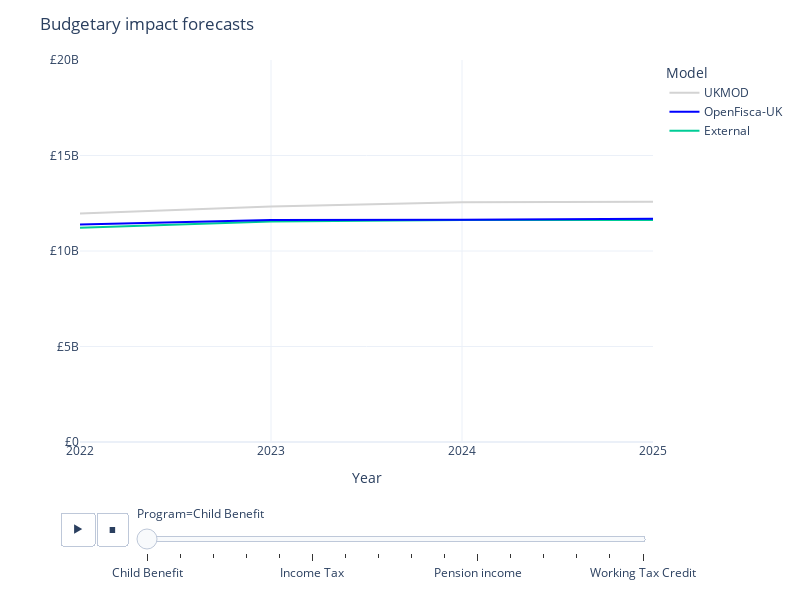

The code cell stored with this chart in its notebook:
### Markdown cell above
### Forecast comparison

### Code cell
def table_to_model_comparison(table):
    df = table.reset_index()
    df.columns = ["Model", "Year"] + list(table.columns)
    return (
        pd.melt(df, id_vars=["Year", "Model"])
        .pivot(index=["Year", "variable"], columns="Model", values="value")
        .reset_index()
        .rename(columns=dict(variable="Program"))
    )


def tables_to_model_comparisons(tables):
    dfs = []
    for key, table in tables.items():
        df = table_to_model_comparison(table)
        df = df.rename(
            columns={
                column: f"{column} {key}"
                if key != "" and column not in ("Year", "Model", "Program")
                else column
                for column in df.columns
            }
        )
        dfs.append(df)
    df = pd.concat(dfs, axis=1)
    df = df.loc[:, ~df.columns.duplicated()]
    return df


def model_forecast_chart(table, title=None, currency=True):
    hovertemplate = ""
    df = table_to_model_comparison(table)
    fig = (
        px.line(
            df,
            animation_frame="Program",
            x="Year",
            y=[EXTERNAL, policyengine_uk, UKMOD],
            color_discrete_map={
                policyengine_uk: "blue",
                UKMOD: "lightgrey",
            },
        )
        .update_layout(
            width=800,
            height=600,
            yaxis_tickprefix="£" if currency else "",
            title=title,
            template="plotly_white",
            legend_title="Model",
            yaxis_title="",
            yaxis_range=(0, 20e9) if currency else (0, 10e6),
            legend_traceorder="reversed",
            xaxis_tickvals=list(range(2022, 2026)),
        )
        .update_traces(hovertemplate=hovertemplate)
    )
    for frame in fig.frames:
        for data in frame.data:
            data.hovertemplate = hovertemplate
    return fig


model_forecast_chart(
    model_validation_table(budgetary_impact, divisor=1, decimals=1),
    title="Budgetary impact forecasts",
)

### Figure 1 — Plotly figure (JSON) as saved in the notebook; plotly's stock layout.template omitted (floating-point values rounded to 4 significant figures)
{"data": [{"hovertemplate": "", "legendgroup": "External", "line": {"color": "#00cc96", "dash": "solid"}, "marker": {"symbol": "circle"}, "mode": "lines", "name": "External", "orientation": "h", "showlegend": true, "type": "scatter", "x": [2022, 2023, 2024, 2025], "xaxis": "x", "y": [11213000000, 11546000000, 11626000000, 11627000000], "yaxis": "y"}, {"hovertemplate": "", "legendgroup": "OpenFisca-UK", "line": {"color": "blue", "dash": "solid"}, "marker": {"symbol": "circle"}, "mode": "lines", "name": "OpenFisca-UK", "orientation": "h", "showlegend": true, "type": "scatter", "x": [2022, 2023, 2024, 2025], "xaxis": "x", "y": [11390000000.0, 11620000000.0, 11640000000.0, 11690000000.0], "yaxis": "y"}, {"hovertemplate": "", "legendgroup": "UKMOD", "line": {"color": "lightgrey", "dash": "solid"}, "marker": {"symbol": "circle"}, "mode": "lines", "name": "UKMOD", "orientation": "h", "showlegend": true, "type": "scatter", "x": [2022, 2023, 2024, 2025], "xaxis": "x", "y": [11963000000, 12331000000, 12547000000, 12579000000], "yaxis": "y"}], "layout": {"height": 600, "legend": {"title": {"text": "Model"}, "tracegroupgap": 0, "traceorder": "reversed"}, "margin": {"t": 60}, "sliders": [{"active": 0, "currentvalue": {"prefix": "Program="}, "len": 0.9, "pad": {"b": 10, "t": 60}, "steps": [{"args": [["Child Benefit"], {"frame": {"duration": 0, "redraw": false}, "fromcurrent": true, "mode": "immediate", "transition": {"duration": 0, "easing": "linear"}}], "label": "Child Benefit", "method": "animate"}, {"args": [["Child Tax Credit"], {"frame": {"duration": 0, "redraw": false}, "fromcurrent": true, "mode": "immediate", "transition": {"duration": 0, "easing": "linear"}}], "label": "Child Tax Credit", "method": "animate"}, {"args": [["Employment income"], {"frame": {"duration": 0, "redraw": false}, "fromcurrent": true, "mode": "immediate", "transition": {"duration": 0, "easing": "linear"}}], "label": "Employment income", "method": "animate"}, {"args": [["Housing Benefit"], {"frame": {"duration": 0, "redraw": false}, "fromcurrent": true, "mode": "immediate", "transition": {"duration": 0, "easing": "linear"}}], "label": "Housing Benefit", "method": "animate"}, {"args": [["Income Support"], {"frame": {"duration": 0, "redraw": false}, "fromcurrent": true, "mode": "immediate", "transition": {"duration": 0, "easing": "linear"}}], "label": "Income Support", "method": "animate"}, {"args": [["Income Tax"], {"frame": {"duration": 0, "redraw": false}, "fromcurrent": true, "mode": "immediate", "transition": {"duration": 0, "easing": "linear"}}], "label": "Income Tax", "method": "animate"}, {"args": [["Income from dividends"], {"frame": {"duration": 0, "redraw": false}, "fromcurrent": true, "mode": "immediate", "transition": {"duration": 0, "easing": "linear"}}], "label": "Income from dividends", "method": "animate"}, {"args": [["JSA (income-based)"], {"frame": {"duration": 0, "redraw": false}, "fromcurrent": true, "mode": "immediate", "transition": {"duration": 0, "easing": "linear"}}], "label": "JSA (income-based)", "method": "animate"}, {"args": [["National Insurance (total)"], {"frame": {"duration": 0, "redraw": false}, "fromcurrent": true, "mode": "immediate", "transition": {"duration": 0, "easing": "linear"}}], "label": "National Insurance (total)", "method": "animate"}, {"args": [["Pension Credit"], {"frame": {"duration": 0, "redraw": false}, "fromcurrent": true, "mode": "immediate", "transition": {"duration": 0, "easing": "linear"}}], "label": "Pension Credit", "method": "animate"}, {"args": [["Pension income"], {"frame": {"duration": 0, "redraw": false}, "fromcurrent": true, "mode": "immediate", "transition": {"duration": 0, "easing": "linear"}}], "label": "Pension income", "method": "animate"}, {"args": [["Rental income"], {"frame": {"duration": 0, "redraw": false}, "fromcurrent": true, "mode": "immediate", "transition": {"duration": 0, "easing": "linear"}}], "label": "Rental income", "method": "animate"}, {"args": [["Savings interest income"], {"frame": {"duration": 0, "redraw": false}, "fromcurrent": true, "mode": "immediate", "transition": {"duration": 0, "easing": "linear"}}], "label": "Savings interest income", "method": "animate"}, {"args": [["Self-employment income"], {"frame": {"duration": 0, "redraw": false}, "fromcurrent": true, "mode": "immediate", "transition": {"duration": 0, "easing": "linear"}}], "label": "Self-employment income", "method": "animate"}, {"args": [["Universal Credit"], {"frame": {"duration": 0, "redraw": false}, "fromcurrent": true, "mode": "immediate", "transition": {"duration": 0, "easing": "linear"}}], "label": "Universal Credit", "method": "animate"}, {"args": [["Working Tax Credit"], {"frame": {"duration": 0, "redraw": false}, "fromcurrent": true, "mode": "immediate", "transition": {"duration": 0, "easing": "linear"}}], "label": "Working Tax Credit", "method": "animate"}], "x": 0.1, "xanchor": "left", "y": 0, "yanchor": "top"}], "title": {"text": "Budgetary impact forecasts"}, "updatemenus": [{"buttons": [{"args": [null, {"frame": {"duration": 500, "redraw": false}, "fromcurrent": true, "mode": "immediate", "transition": {"duration": 500, "easing": "linear"}}], "label": "&#9654;", "method": "animate"}, {"args": [[null], {"frame": {"duration": 0, "redraw": false}, "fromcurrent": true, "mode": "immediate", "transition": {"duration": 0, "easing": "linear"}}], "label": "&#9724;", "method": "animate"}], "direction": "left", "pad": {"r": 10, "t": 70}, "showactive": false, "type": "buttons", "x": 0.1, "xanchor": "right", "y": 0, "yanchor": "top"}], "width": 800, "xaxis": {"anchor": "y", "autorange": true, "domain": [0, 1], "range": [2022, 2025], "tickvals": [2022, 2023, 2024, 2025], "title": {"text": "Year"}, "type": "linear"}, "yaxis": {"anchor": "x", "domain": [0, 1], "range": [0, 20000000000], "tickprefix": "£", "title": {"text": ""}, "type": "linear"}}}
